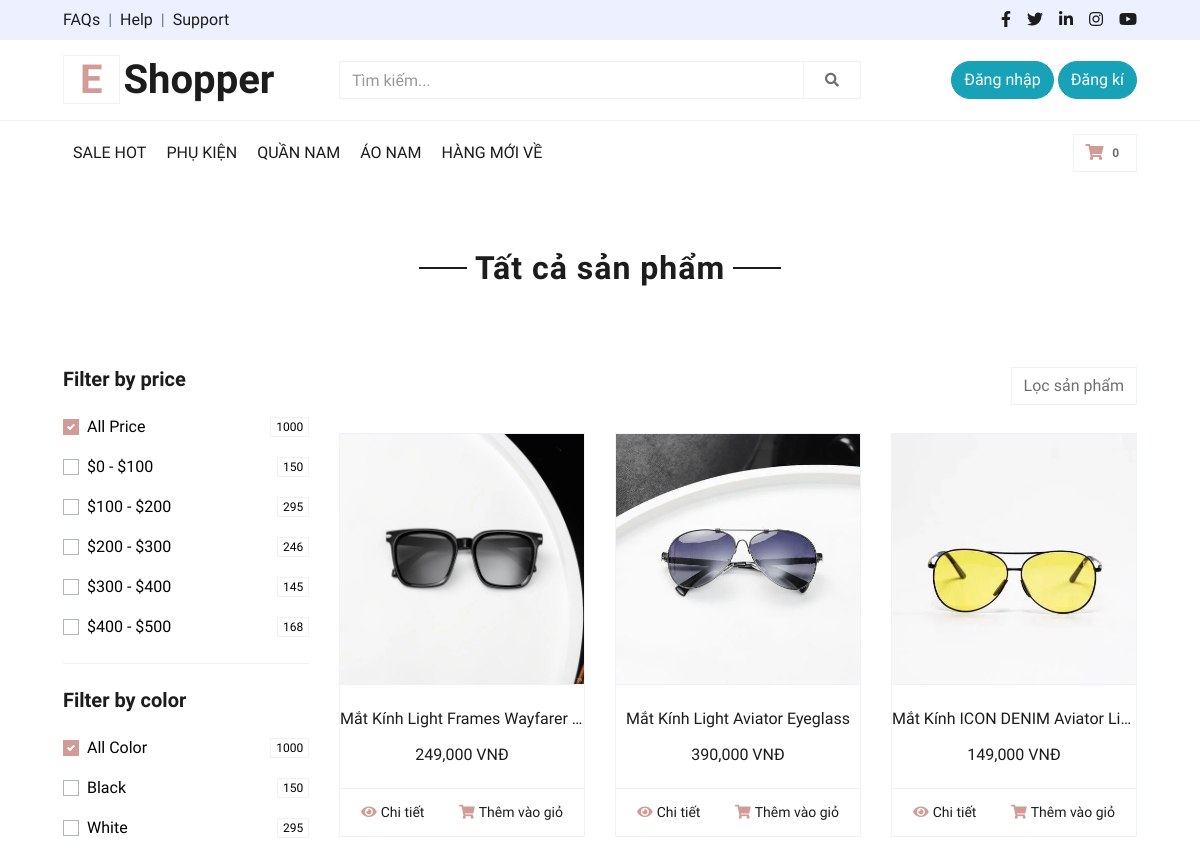
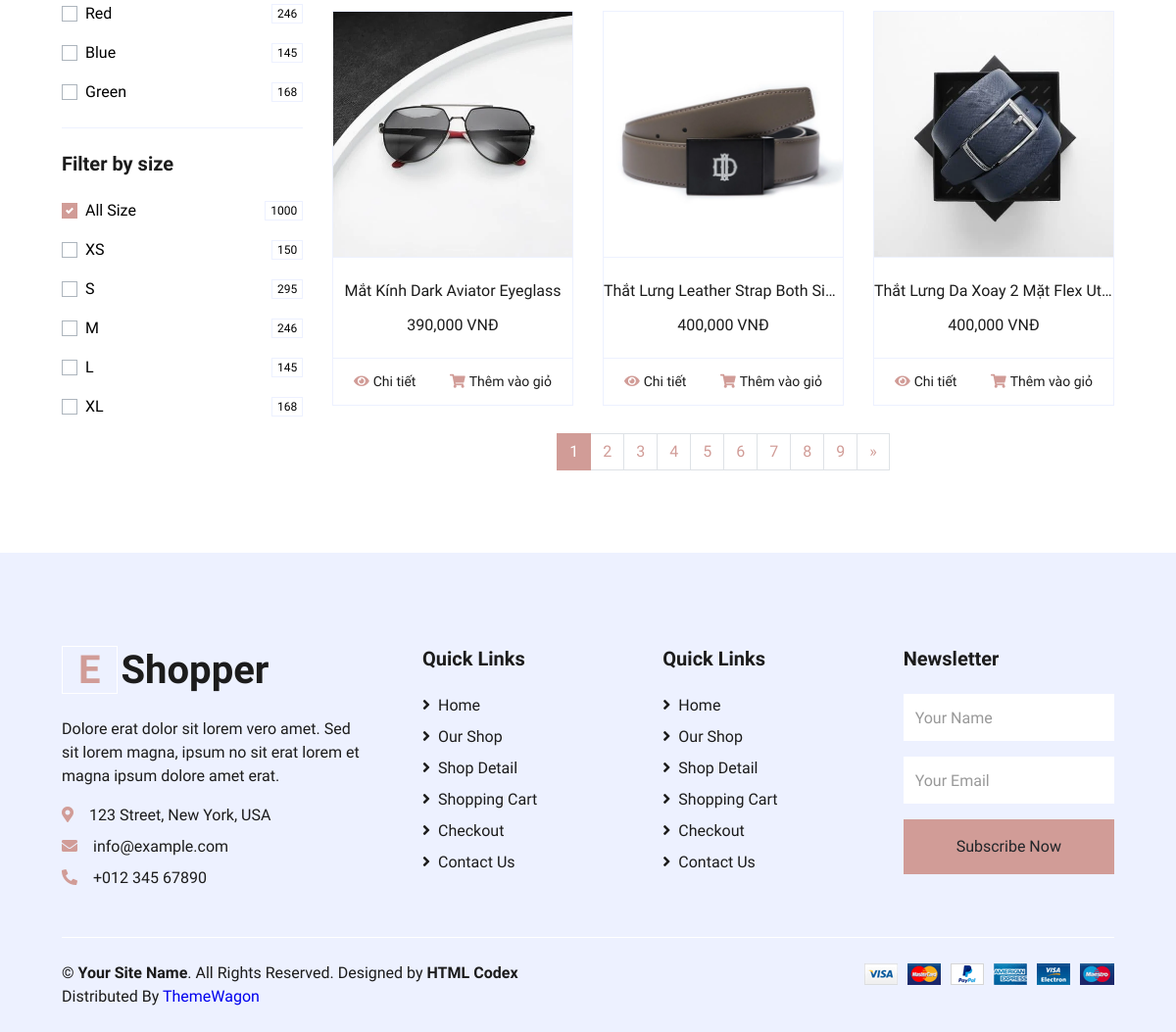
/sanpham, run on the app's committed database (2 pictures, top to bottom).
### tables this page shows
CREATE TABLE IF NOT EXISTS `tbl_category` (
  `id_category` int UNSIGNED NOT NULL AUTO_INCREMENT,
  `title_category` varchar(100) NOT NULL,
  `desc_category` varchar(250) NOT NULL,
  `cat_parent` int NOT NULL DEFAULT '1',
  `update_at` timestamp NOT NULL DEFAULT CURRENT_TIMESTAMP,
  `create_at` timestamp NOT NULL DEFAULT CURRENT_TIMESTAMP,
  `status` int NOT NULL DEFAULT '1',
  PRIMARY KEY (`id_category`),
  KEY `id_category` (`id_category`)
);

CREATE TABLE IF NOT EXISTS `tbl_product` (
  `id_product` int UNSIGNED NOT NULL AUTO_INCREMENT,
  `title_product` varchar(255) NOT NULL,
  `price_product` int NOT NULL,
  `image_product` varchar(100) NOT NULL,
  `quantity_product` int NOT NULL,
  `desc_product` text NOT NULL,
  `product_hot` int NOT NULL,
  `id_cat_product` int UNSIGNED NOT NULL,
  PRIMARY KEY (`id_product`),
  KEY `id_cat_product` (`id_cat_product`)
);

### app/views/product.php (the view, shortened to what the rows shown need)
<div class="container-fluid pt-5">
   <div class="text-center mb-4">
      <h2 class="section-title px-5"><span class="px-2">Tất cả sản phẩm</span></h2>
   </div>
</div>
<div class="container-fluid pt-5">
   <div class="row px-xl-5">
      <div class="col-lg-9 col-md-12">
         <div class="row pb-3">
            <?php foreach ($product as $key => $value) { ?>
            <div class="col-lg-4 col-md-6 col-sm-12 pb-1">
               <div class="card product-item border-0 mb-4">
                  <form action="<?php echo BASE_URL ?>giohang/themgiohang" method="POST">
                     <div
                        class="card-header product-img position-relative overflow-hidden bg-transparent border p-0">
                        <img class="image_product w-100"
                           src="<?php echo BASE_URL ?>app/public/upload/product/<?php echo $value['image_product'] ?>"
                           alt="">
                     </div>
                     <div class="card-body border-left border-right text-center p-0 pt-4 pb-3">
                        <h6 class="text-truncate mb-3"><?php echo $value['title_product'] ?></h6>
                        <div class="d-flex justify-content-center">
                           <h6><?php echo number_format($value['price_product']) ?> VNĐ</h6>
                        </div>
                     </div>
                     <div class="card-footer d-flex justify-content-between bg-light border">
                        <a href="<?php echo BASE_URL ?>sanpham/product_detail/<?php echo $value['id_product'] ?>"
                           class="btn btn-sm text-dark p-0"><i class="fas fa-eye text-primary mr-1"></i>Chi
                        tiết</a>
                        <button  class="btn btn-sm text-dark p-0" name="btn_addcart"><i class="fas fa-shopping-cart text-primary mr-1"></i>Thêm vào giỏ</button>
                     </div>
                  </form>
               </div>
            </div>
            <?php } ?>
         </div>
      </div>
   </div>
</div>

### app/views/header.php (shortened to what the rows shown need)
<!DOCTYPE html>
<html lang="vi">
    <head>
        <link href="https://cdnjs.cloudflare.com/ajax/libs/font-awesome/5.10.0/css/all.min.css" rel="stylesheet" />
        <link href="<?php echo BASE_URL ?>app/public/lib/owlcarousel/assets/owl.carousel.min.css" rel="stylesheet" />
        <link href="<?php echo BASE_URL ?>app/public/css/stylecus.css" rel="stylesheet" />
        <link href="<?php echo BASE_URL ?>app/public/css/style.css" rel="stylesheet" />
    </head>
    <body>
        <div class="container-fluid">
            <div class="row align-items-center py-3 px-xl-5">
                <div class="col-lg-3 d-none d-lg-block">
                    <a href="<?php echo BASE_URL ?>home" class="text-decoration-none">
                        <h1 class="m-0 display-5 font-weight-semi-bold"><span class="text-primary font-weight-bold border px-3 mr-1">E</span>Shopper</h1>
                    </a>
                </div>
            </div>
        </div>
        <div class="container-fluid mb-3">
            <div class="row border-top px-xl-5">
                <div class="col-lg-12">
                    <nav class="navbar navbar-expand-lg bg-light navbar-light py-3 py-lg-0 px-0">
                        <div class="collapse navbar-collapse justify-content-between" id="navbarCollapse">
                            <div class="navbar-nav mr-auto py-0">
                                <?php foreach ($cat as $key => $value) { ?>
                                <div class="nav-item dropdown">
                                    <?php if($value['cat_parent'] == 2 && $value['status'] == 1){ ?>
                                        <a href="<?php echo BASE_URL ?>sanpham/productbycat/<?php echo $value['id_category'] ?>" class="nav-link dropdown-toggle" data-toggle="dropdown"><?php echo $value['title_category'] ?></a>
                                    <?php } ?>
                                    <?php if($value['cat_parent'] == 1 && $value['status'] == 1){ ?>
                                        <a href="<?php echo BASE_URL ?>sanpham/productbycat/<?php echo $value['id_category'] ?>" class="nav-link dropdown-toggle" ><?php echo $value['title_category'] ?></a>
                                    <?php } ?>
                                </div>
                                <?php } ?>
                            </div>
                        </div>
                    </nav>
                </div>
            </div>
        </div>
    </body>
</html>

### data on the page
tbl_category: title_category "SALE HOT"
tbl_category: title_category "PHỤ KIỆN"
tbl_category: title_category "QUẦN NAM"
tbl_category: title_category "ÁO NAM"
tbl_category: title_category "HÀNG MỚI VỀ"
tbl_product: image_product (picture), title_product "Mắt Kính Light Frames Wayfarer…", price_product "249,000"
tbl_product: image_product (picture), title_product "Mắt Kính Light Aviator Eyeglass", price_product "390,000"
tbl_product: image_product (picture), title_product "Mắt Kính ICON DENIM Aviator Li…", price_product "149,000"
tbl_product: image_product (picture), title_product "Mắt Kính Dark Aviator Eyeglass", price_product "390,000"
tbl_product: image_product (picture), title_product "Thắt Lưng Leather Strap Both Si…", price_product "400,000"
tbl_product: image_product (picture), title_product "Thắt Lưng Da Xoay 2 Mặt Flex Ut…", price_product "400,000"
